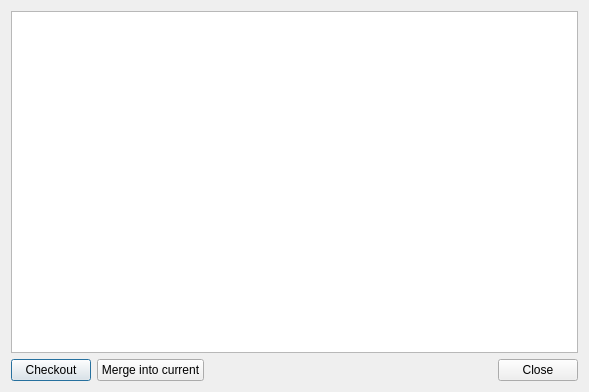
<?xml version="1.0" encoding="UTF-8"?>
<ui version="4.0">
 <class>MercurialHeadsWidget</class>
 <widget class="QDialog" name="MercurialHeadsWidget">
  <property name="geometry">
   <rect>
    <x>0</x>
    <y>0</y>
    <width>589</width>
    <height>392</height>
   </rect>
  </property>
  <property name="windowTitle">
   <string/>
  </property>
  <layout class="QVBoxLayout" name="verticalLayout">
   <item>
    <widget class="QTableView" name="headsTableView">
     <property name="editTriggers">
      <set>QAbstractItemView::NoEditTriggers</set>
     </property>
     <property name="showDropIndicator" stdset="0">
      <bool>false</bool>
     </property>
     <property name="dragDropOverwriteMode">
      <bool>false</bool>
     </property>
     <property name="selectionMode">
      <enum>QAbstractItemView::SingleSelection</enum>
     </property>
     <property name="selectionBehavior">
      <enum>QAbstractItemView::SelectRows</enum>
     </property>
     <attribute name="horizontalHeaderStretchLastSection">
      <bool>true</bool>
     </attribute>
    </widget>
   </item>
   <item>
    <layout class="QHBoxLayout" name="horizontalLayout">
     <item>
      <widget class="QPushButton" name="checkoutPushButton">
       <property name="text">
        <string>Checkout</string>
       </property>
      </widget>
     </item>
     <item>
      <widget class="QPushButton" name="mergePushButton">
       <property name="text">
        <string>Merge into current</string>
       </property>
      </widget>
     </item>
     <item>
      <spacer name="horizontalSpacer">
       <property name="orientation">
        <enum>Qt::Horizontal</enum>
       </property>
       <property name="sizeHint" stdset="0">
        <size>
         <width>40</width>
         <height>20</height>
        </size>
       </property>
      </spacer>
     </item>
     <item>
      <widget class="QPushButton" name="closePushButton">
       <property name="text">
        <string>Close</string>
       </property>
      </widget>
     </item>
    </layout>
   </item>
  </layout>
 </widget>
 <resources/>
 <connections>
  <connection>
   <sender>closePushButton</sender>
   <signal>clicked()</signal>
   <receiver>MercurialHeadsWidget</receiver>
   <slot>close()</slot>
   <hints>
    <hint type="sourcelabel">
     <x>542</x>
     <y>372</y>
    </hint>
    <hint type="destinationlabel">
     <x>542</x>
     <y>397</y>
    </hint>
   </hints>
  </connection>
 </connections>
</ui>
